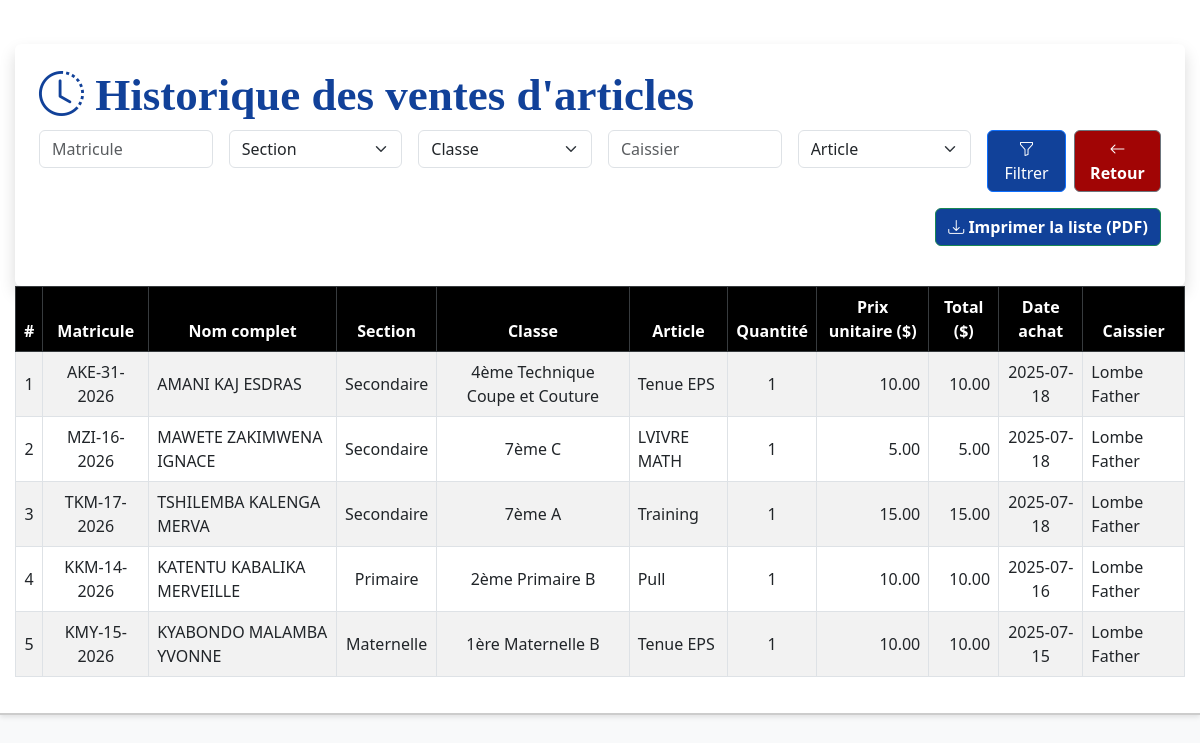
Screenshot of /historique_achats (signed in) with the database file from the repository.
### tables this page shows
CREATE TABLE achats_articles (id INTEGER PRIMARY KEY AUTOINCREMENT, matricule TEXT NOT NULL, code_article TEXT NOT NULL, quantite INTEGER NOT NULL, prix_unitaire REAL NOT NULL, date_achat TEXT NOT NULL, caissier TEXT, total REAL);

CREATE TABLE eleves (id INTEGER PRIMARY KEY AUTOINCREMENT, matricule TEXT, nom TEXT NOT NULL, postnom TEXT NOT NULL, prenom TEXT NOT NULL, genre TEXT NOT NULL, section TEXT NOT NULL, classe TEXT NOT NULL, annee_scolaire TEXT NOT NULL, date_inscription TEXT NOT NULL, lieu_naissance TEXT, date_naissance TEXT, ecole_provenance TEXT, classe_precedente TEXT, responsable TEXT NOT NULL, telephone_responsable TEXT NOT NULL, fonction_responsable TEXT, statut_eleve TEXT, frais_inscription TEXT NOT NULL, ram_papier TEXT, frais_bulletin TEXT, deux_savons TEXT, deux_ph TEXT, fournitures TEXT, adresse TEXT);

CREATE TABLE articles (
    id INTEGER PRIMARY KEY AUTOINCREMENT,
    code TEXT UNIQUE NOT NULL,
    nom TEXT NOT NULL,
    prix REAL NOT NULL
);

### app.py (the view)
@app.route('/historique_achats', methods=['GET'])
@login_required
def historique_achats():
    filtre_matricule = request.args.get('matricule', '').strip()
    filtre_section = request.args.get('section', '').strip()
    filtre_classe = request.args.get('classe', '').strip()
    filtre_caissier = request.args.get('caissier', '').strip()
    filtre_article = request.args.get('article', '').strip()
    conn = sqlite3.connect('ecole.db')
    conn.row_factory = sqlite3.Row
    cursor = conn.cursor()
    query = """
        SELECT aa.*, e.nom, e.postnom, e.prenom, e.section, e.classe, a.nom AS nom_article
        FROM achats_articles aa
        JOIN eleves e ON aa.matricule = e.matricule
        JOIN articles a ON aa.code_article = a.code
        WHERE 1=1
    """
    params = []
    if filtre_matricule:
        query += " AND aa.matricule LIKE ?"
        params.append(f"%{filtre_matricule}%")
    if filtre_section:
        query += " AND e.section = ?"
        params.append(filtre_section)
    if filtre_classe:
        query += " AND e.classe = ?"
        params.append(filtre_classe)
    if filtre_caissier:
        query += " AND aa.caissier LIKE ?"
        params.append(f"%{filtre_caissier}%")
    if filtre_article:
        query += " AND a.nom LIKE ?"
        params.append(f"%{filtre_article}%")
    query += " ORDER BY aa.date_achat DESC"
    achats = cursor.execute(query, params).fetchall()
    sections = [row[0] for row in cursor.execute("SELECT DISTINCT section FROM eleves").fetchall()]
    classes = [row[0] for row in cursor.execute("SELECT DISTINCT classe FROM eleves").fetchall()]
    articles = cursor.execute("SELECT code, nom FROM articles").fetchall()
    conn.close()
    return render_template("historique_achats.html",
                           achats=achats,
                           sections=sections,
                           classes=classes,
                           articles=articles,
                           filtre_matricule=filtre_matricule,
                           filtre_section=filtre_section,
                           filtre_classe=filtre_classe,
                           filtre_caissier=filtre_caissier,
                           filtre_article=filtre_article)

### app.py (called while the page is built)
def login_required(f):
    @wraps(f)
    def decorated_function(*args, **kwargs):
        if not session.get('connecte'):
            flash("Vous devez être connecté pour accéder à cette page.", "warning")
            return redirect(url_for('connexion'))
        return f(*args, **kwargs)
    return decorated_function

### templates/historique_achats.html (shortened to what this page needs)
<!DOCTYPE html>
<html lang="fr">
<head>
    <link href="https://cdn.jsdelivr.net/npm/bootstrap@5.3.0/dist/css/bootstrap.min.css" rel="stylesheet">
    <link href="https://cdn.jsdelivr.net/npm/bootstrap-icons@1.10.5/font/bootstrap-icons.css" rel="stylesheet">
</head>
<body class="bg-light">
<div class="sticky-form">
    <div class="container mt-4 p-4 bg-white shadow rounded" style="max-width:1400px;">
        <h4 style="color:#114199 !important; font-size: 45px; font-family: serif; font-weight: bold;"><i class="bi bi-clock-history"></i> Historique des ventes d'articles</h4>
        <form method="get" class="row g-3 mb-3">
            <div class="col-md-2">
                <input type="text" name="matricule" class="form-control" placeholder="Matricule"
                       value="{{ filtre_matricule }}">
            </div>
            <div class="col-md-2">
                <select name="section" class="form-select">
                    <option value="">Section</option>
                </select>
            </div>
            <div class="col-md-2">
                <select name="classe" class="form-select">
                    <option value="">Classe</option>
                </select>
            </div>
            <div class="col-md-2">
                <input type="text" name="caissier" class="form-control" placeholder="Caissier"
                       value="{{ filtre_caissier }}">
            </div>
            <div class="col-md-2">
                <select name="article" class="form-select">
                    <option value="">Article</option>
                </select>
            </div>
            <div class="col-md-2 d-flex gap-2">
                <button type="submit" class="btn btn-primary flex-grow-1" style="background-color: #114199;"><i class="bi bi-funnel"></i> Filtrer</button>
                <a href="{{ url_for('menu_frais_et_stock') }}" class="btn btn-secondary" style="background-color: #a10505; color: white; font-weight: bold; "><i class="bi bi-arrow-left"></i> Retour</a>
            </div>
            <div class="mt-3 text-end">
                <a href="{{ url_for('imprimer_pdf') }}?url={{ url_for('exporter_historique_achats_pdf',
                                    matricule=filtre_matricule,
                                    section=filtre_section,
                                    classe=filtre_classe,
                                    caissier=filtre_caissier,
                                    article=filtre_article) | urlencode }}"
                   target="_blank"
                   class="btn btn-success"
                   style="background-color: #114199; color: white; font-weight: bold;">
                   <i class="bi bi-download"></i> Imprimer la liste (PDF)
                </a>
            </div>
        </form>
</div>
    <div class="table-responsive">
        <table class="table table-striped table-hover table-bordered align-middle">
            <thead class="table-dark text-center">
                <tr>
                    <th>#</th>
                    <th>Matricule</th>
                    <th>Nom complet</th>
                    <th>Section</th>
                    <th>Classe</th>
                    <th>Article</th>
                    <th>Quantité</th>
                    <th>Prix unitaire ($)</th>
                    <th>Total ($)</th>
                    <th>Date achat</th>
                    <th>Caissier</th>
                </tr>
            </thead>
            <tbody>
                {% for achat in achats %}
                <tr>
                    <td class="text-center">{{ loop.index }}</td>
                    <td class="text-center">{{ achat.matricule }}</td>
                    <td>{{ achat.nom }} {{ achat.postnom }} {{ achat.prenom }}</td>
                    <td class="text-center">{{ achat.section }}</td>
                    <td class="text-center">{{ achat.classe }}</td>
                    <td>{{ achat.nom_article }}</td>
                    <td class="text-center">{{ achat.quantite }}</td>
                    <td class="text-end">{{ "{:,.2f}".format(achat.prix_unitaire) }}</td>
                    <td class="text-end">{{ "{:,.2f}".format(achat.total) }}</td>
                    <td class="text-center">{{ achat.date_achat }}</td>
                    <td>{{ achat.caissier }}</td>
                </tr>
                {% else %}
                <tr><td colspan="11" class="text-center">Aucun achat trouvé.</td></tr>
                {% endfor %}
            </tbody>
        </table>
    </div>
</div>
</body>
</html>

### templates/historique_achats.html (style rules this page uses)
body { background-color: #f8f9fa; }
.sticky-form { position: sticky; top: 0; background-color: white; z-index: 1000; padding: 20px 15px; border-bottom: 2px solid #ccc; box-shadow: 0 2px 5px rgba(0,0,0,0.1); }
.table thead th { position: sticky; top: 0; background-color: black; color: white; z-index: 10; }

### rows the page displays
achats_articles: matricule "AKE-31-2026", nom "AMANI", postnom "KAJ", prenom "ESDRAS", section "Secondaire", classe "4ème Technique Coupe et Couture", nom_article "Tenue EPS", quantite "1", prix_unitaire "10.00", total "10.00", date_achat "2025-07-18", caissier "Lombe Father"
achats_articles: matricule "MZI-16-2026", nom "MAWETE", postnom "ZAKIMWENA", prenom "IGNACE", section "Secondaire", classe "7ème C", nom_article "LVIVRE MATH", quantite "1", prix_unitaire "5.00", total "5.00", date_achat "2025-07-18", caissier "Lombe Father"
achats_articles: matricule "TKM-17-2026", nom "TSHILEMBA", postnom "KALENGA", prenom "MERVA", section "Secondaire", classe "7ème A", nom_article "Training", quantite "1", prix_unitaire "15.00", total "15.00", date_achat "2025-07-18", caissier "Lombe Father"
achats_articles: matricule "KKM-14-2026", nom "KATENTU", postnom "KABALIKA", prenom "MERVEILLE", section "Primaire", classe "2ème Primaire B", nom_article "Pull", quantite "1", prix_unitaire "10.00", total "10.00", date_achat "2025-07-16", caissier "Lombe Father"
achats_articles: matricule "KMY-15-2026", nom "KYABONDO", postnom "MALAMBA", prenom "YVONNE", section "Maternelle", classe "1ère Maternelle B", nom_article "Tenue EPS", quantite "1", prix_unitaire "10.00", total "10.00", date_achat "2025-07-15", caissier "Lombe Father"
